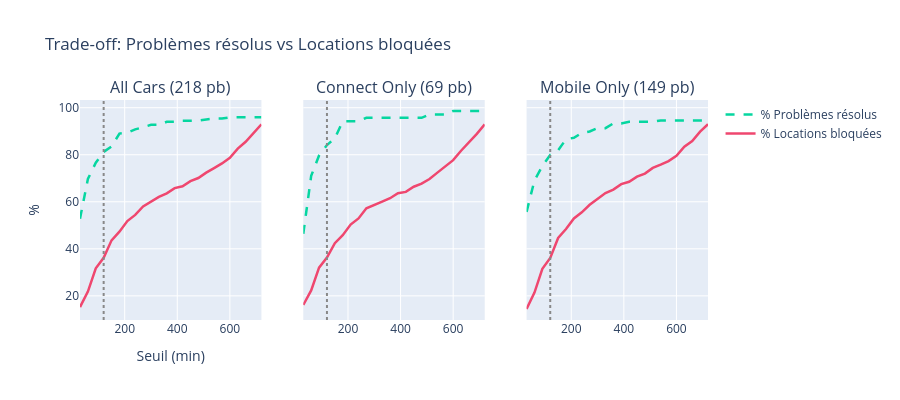

Notebook code cell kept with this figure:
### Markdown cell above
#### **5.3 Visualisation du trade-off**

### Code cell
# Trade-off chart — 3 scopes côte à côte
fig = make_subplots(rows=1, cols=3,
                    subplot_titles=['All Cars (218 pb)', 'Connect Only (69 pb)', 'Mobile Only (149 pb)'],
                    shared_yaxes=True)

for i, (sim, label) in enumerate([(sim_all, 'All'), (sim_connect, 'Connect'), (sim_mobile, 'Mobile')]):
    col = i + 1
    sub = sim[sim['threshold_min'] > 0]
    
    fig.add_trace(go.Scatter(
        x=sub['threshold_min'], y=sub['pct_solved'],
        name='% Problèmes résolus', line=dict(color='#06d6a0', width=2.5, dash='dash'),
        showlegend=(col == 1)
    ), row=1, col=col)
    
    fig.add_trace(go.Scatter(
        x=sub['threshold_min'], y=sub['pct_blocked'],
        name='% Locations bloquées', line=dict(color='#ef476f', width=2.5),
        showlegend=(col == 1)
    ), row=1, col=col)
    
    # Sweet spot 120min
    fig.add_vline(x=120, line_dash='dot', line_color='#888', row=1, col=col)

fig.update_layout(height=400, title='Trade-off: Problèmes résolus vs Locations bloquées',
                  xaxis_title='Seuil (min)', yaxis_title='%')
fig.show()

### Figure 1 — Plotly figure (JSON) as saved in the notebook; plotly's stock layout.template omitted (floating-point values rounded to 4 significant figures)
{"data": [{"line": {"color": "#06d6a0", "dash": "dash", "width": 2.5}, "name": "% Problèmes résolus", "showlegend": true, "type": "scatter", "x": [30, 60, 90, 120, 150, 180, 210, 240, 270, 300, 330, 360, 390, 420, 450, 480, 510, 540, 570, 600, 630, 660, 690, 720], "xaxis": "x", "y": [52.8, 69.7, 76.6, 81.2, 83.5, 89.0, 89.4, 90.8, 91.7, 92.7, 92.7, 94.0, 94.0, 94.5, 94.5, 94.5, 95.0, 95.4, 95.4, 95.9, 95.9, 95.9, 95.9, 95.9], "yaxis": "y"}, {"line": {"color": "#ef476f", "width": 2.5}, "name": "% Locations bloquées", "showlegend": true, "type": "scatter", "x": [30, 60, 90, 120, 150, 180, 210, 240, 270, 300, 330, 360, 390, 420, 450, 480, 510, 540, 570, 600, 630, 660, 690, 720], "xaxis": "x", "y": [15.2, 21.8, 31.7, 36.2, 43.6, 47.3, 51.8, 54.4, 58.0, 60.1, 62.1, 63.6, 65.8, 66.6, 68.8, 70.1, 72.4, 74.3, 76.3, 78.7, 82.6, 85.5, 89.4, 92.9], "yaxis": "y"}, {"line": {"color": "#06d6a0", "dash": "dash", "width": 2.5}, "name": "% Problèmes résolus", "showlegend": false, "type": "scatter", "x": [30, 60, 90, 120, 150, 180, 210, 240, 270, 300, 330, 360, 390, 420, 450, 480, 510, 540, 570, 600, 630, 660, 690, 720], "xaxis": "x2", "y": [46.4, 71.0, 79.7, 84.1, 87.0, 94.2, 94.2, 94.2, 95.7, 95.7, 95.7, 95.7, 95.7, 95.7, 95.7, 95.7, 97.1, 97.1, 97.1, 98.6, 98.6, 98.6, 98.6, 98.6], "yaxis": "y2"}, {"line": {"color": "#ef476f", "width": 2.5}, "name": "% Locations bloquées", "showlegend": false, "type": "scatter", "x": [30, 60, 90, 120, 150, 180, 210, 240, 270, 300, 330, 360, 390, 420, 450, 480, 510, 540, 570, 600, 630, 660, 690, 720], "xaxis": "x2", "y": [16.1, 22.3, 32.0, 36.3, 42.4, 45.8, 50.3, 52.9, 57.2, 58.8, 60.1, 61.5, 63.6, 64.2, 66.4, 67.7, 69.7, 72.4, 75.0, 77.7, 81.7, 85.1, 88.9, 92.9], "yaxis": "y2"}, {"line": {"color": "#06d6a0", "dash": "dash", "width": 2.5}, "name": "% Problèmes résolus", "showlegend": false, "type": "scatter", "x": [30, 60, 90, 120, 150, 180, 210, 240, 270, 300, 330, 360, 390, 420, 450, 480, 510, 540, 570, 600, 630, 660, 690, 720], "xaxis": "x3", "y": [55.7, 69.1, 75.2, 79.9, 81.9, 86.6, 87.2, 89.3, 89.9, 91.3, 91.3, 93.3, 93.3, 94.0, 94.0, 94.0, 94.0, 94.6, 94.6, 94.6, 94.6, 94.6, 94.6, 94.6], "yaxis": "y3"}, {"line": {"color": "#ef476f", "width": 2.5}, "name": "% Locations bloquées", "showlegend": false, "type": "scatter", "x": [30, 60, 90, 120, 150, 180, 210, 240, 270, 300, 330, 360, 390, 420, 450, 480, 510, 540, 570, 600, 630, 660, 690, 720], "xaxis": "x3", "y": [14.4, 21.4, 31.5, 36.1, 44.6, 48.4, 52.9, 55.5, 58.7, 61.1, 63.7, 65.2, 67.5, 68.5, 70.7, 72.0, 74.4, 75.8, 77.3, 79.5, 83.4, 85.8, 89.8, 93.0], "yaxis": "y3"}], "layout": {"annotations": [{"font": {"size": 16}, "showarrow": false, "text": "All Cars (218 pb)", "x": 0.1444, "xanchor": "center", "xref": "paper", "y": 1, "yanchor": "bottom", "yref": "paper"}, {"font": {"size": 16}, "showarrow": false, "text": "Connect Only (69 pb)", "x": 0.5, "xanchor": "center", "xref": "paper", "y": 1, "yanchor": "bottom", "yref": "paper"}, {"font": {"size": 16}, "showarrow": false, "text": "Mobile Only (149 pb)", "x": 0.8556, "xanchor": "center", "xref": "paper", "y": 1, "yanchor": "bottom", "yref": "paper"}], "height": 400, "shapes": [{"line": {"color": "#888", "dash": "dot"}, "type": "line", "x0": 120, "x1": 120, "xref": "x", "y0": 0, "y1": 1, "yref": "y domain"}, {"line": {"color": "#888", "dash": "dot"}, "type": "line", "x0": 120, "x1": 120, "xref": "x2", "y0": 0, "y1": 1, "yref": "y2 domain"}, {"line": {"color": "#888", "dash": "dot"}, "type": "line", "x0": 120, "x1": 120, "xref": "x3", "y0": 0, "y1": 1, "yref": "y3 domain"}], "title": {"text": "Trade-off: Problèmes résolus vs Locations bloquées"}, "xaxis": {"anchor": "y", "domain": [0, 0.2889], "title": {"text": "Seuil (min)"}}, "xaxis2": {"anchor": "y2", "domain": [0.3556, 0.6444]}, "xaxis3": {"anchor": "y3", "domain": [0.7111, 1]}, "yaxis": {"anchor": "x", "domain": [0, 1], "title": {"text": "%"}}, "yaxis2": {"anchor": "x2", "domain": [0, 1], "matches": "y", "showticklabels": false}, "yaxis3": {"anchor": "x3", "domain": [0, 1], "matches": "y", "showticklabels": false}}}
